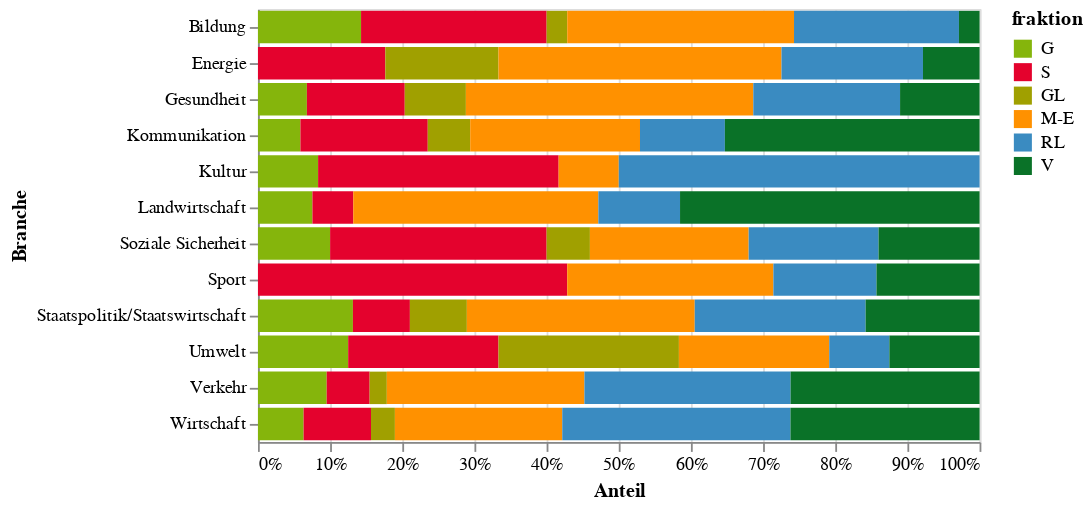

Notebook code cell kept with this figure:
### Markdown cell above
Hier sieht man wie sich die Fraktionen die bezahlten Mandate aufteilen innerhalb der Branchen.
Auffällig ist, dass die linken Parteien nur in der Umweltbranche eine Mehrheit der Lobbymandate haben (falls man die GLP zu den linken zählt). Hingegen sind sie in den Branchen Landwirtschaft, Verkehr und Wirtschaft sehr schwach vertreten.

### Code cell
source = duckdb.query('''
    select branche, fraktion, count(1) count
    from df_bezahlt
    where 1=1
    and branche in (select branche from df_bezahlt group by branche having count(1) >= 10)
    group by 1, 2
    order by branche, case fraktion when 'G' then 1 when 'S' then 2 when 'GL' then 3 when 'M-E' then 4 when 'RL' then 5 else 6 end
''').to_df()

alt.Chart(source).mark_bar().encode(
    x=alt.X('count', title='Anteil', stack='normalize', axis=alt.Axis(format='%')),
    y=alt.Y('branche', title='Branche'),
    color=alt.Color('fraktion', scale=alt.Scale(domain=['G','S','GL','M-E','RL','V'], range=['#85B50C','#E4022D','#A0A000','#FF9100','#3A8BC1','#0A7228'])),
    order=alt.Order('color_fraktion_sort_index:Q'),
)

### Figure 1 — Vega-Lite specification as saved in the notebook (floating-point values rounded to 4 significant figures)
{"config": {"view": {"continuousWidth": 400, "continuousHeight": 300}}, "data": {"name": "data-7736ea48a0acf0f18d4f660646508182"}, "mark": "bar", "encoding": {"color": {"field": "fraktion", "scale": {"domain": ["G", "S", "GL", "M-E", "RL", "V"], "range": ["#85B50C", "#E4022D", "#A0A000", "#FF9100", "#3A8BC1", "#0A7228"]}, "type": "nominal"}, "order": {"field": "color_fraktion_sort_index", "type": "quantitative"}, "x": {"axis": {"format": "%"}, "field": "count", "stack": "normalize", "title": "Anteil", "type": "quantitative"}, "y": {"field": "branche", "title": "Branche", "type": "nominal"}}, "$schema": "https://vega.github.io/schema/vega-lite/v4.17.0.json", "datasets": {"data-7736ea48a0acf0f18d4f660646508182": [{"branche": "Bildung", "fraktion": "G", "count": 5}, {"branche": "Bildung", "fraktion": "S", "count": 9}, {"branche": "Bildung", "fraktion": "GL", "count": 1}, {"branche": "Bildung", "fraktion": "M-E", "count": 11}, {"branche": "Bildung", "fraktion": "RL", "count": 8}, {"branche": "Bildung", "fraktion": "V", "count": 1}, {"branche": "Energie", "fraktion": "S", "count": 9}, {"branche": "Energie", "fraktion": "GL", "count": 8}, {"branche": "Energie", "fraktion": "M-E", "count": 20}, {"branche": "Energie", "fraktion": "RL", "count": 10}, {"branche": "Energie", "fraktion": "V", "count": 4}, {"branche": "Gesundheit", "fraktion": "G", "count": 8}, {"branche": "Gesundheit", "fraktion": "S", "count": 16}, {"branche": "Gesundheit", "fraktion": "GL", "count": 10}, {"branche": "Gesundheit", "fraktion": "M-E", "count": 47}, {"branche": "Gesundheit", "fraktion": "RL", "count": 24}, {"branche": "Gesundheit", "fraktion": "V", "count": 13}, {"branche": "Kommunikation", "fraktion": "G", "count": 1}, {"branche": "Kommunikation", "fraktion": "S", "count": 3}, {"branche": "Kommunikation", "fraktion": "GL", "count": 1}, {"branche": "Kommunikation", "fraktion": "M-E", "count": 4}, {"branche": "Kommunikation", "fraktion": "RL", "count": 2}, {"branche": "Kommunikation", "fraktion": "V", "count": 6}, {"branche": "Kultur", "fraktion": "G", "count": 1}, {"branche": "Kultur", "fraktion": "S", "count": 4}, {"branche": "Kultur", "fraktion": "M-E", "count": 1}, {"branche": "Kultur", "fraktion": "RL", "count": 6}, {"branche": "Landwirtschaft", "fraktion": "G", "count": 4}, {"branche": "Landwirtschaft", "fraktion": "S", "count": 3}, {"branche": "Landwirtschaft", "fraktion": "M-E", "count": 18}, {"branche": "Landwirtschaft", "fraktion": "RL", "count": 6}, {"branche": "Landwirtschaft", "fraktion": "V", "count": 22}, {"branche": "Soziale Sicherheit", "fraktion": "G", "count": 5}, {"branche": "Soziale Sicherheit", "fraktion": "S", "count": 15}, {"branche": "Soziale Sicherheit", "fraktion": "GL", "count": 3}, {"branche": "Soziale Sicherheit", "fraktion": "M-E", "count": 11}, {"branche": "Soziale Sicherheit", "fraktion": "RL", "count": 9}, {"branche": "Soziale Sicherheit", "fraktion": "V", "count": 7}, {"branche": "Sport", "fraktion": "S", "count": 6}, {"branche": "Sport", "fraktion": "M-E", "count": 4}, {"branche": "Sport", "fraktion": "RL", "count": 2}, {"branche": "Sport", "fraktion": "V", "count": 2}, {"branche": "Staatspolitik/Staatswirtschaft", "fraktion": "G", "count": 5}, {"branche": "Staatspolitik/Staatswirtschaft", "fraktion": "S", "count": 3}, {"branche": "Staatspolitik/Staatswirtschaft", "fraktion": "GL", "count": 3}, {"branche": "Staatspolitik/Staatswirtschaft", "fraktion": "M-E", "count": 12}, {"branche": "Staatspolitik/Staatswirtschaft", "fraktion": "RL", "count": 9}, {"branche": "Staatspolitik/Staatswirtschaft", "fraktion": "V", "count": 6}, {"branche": "Umwelt", "fraktion": "G", "count": 3}, {"branche": "Umwelt", "fraktion": "S", "count": 5}, {"branche": "Umwelt", "fraktion": "GL", "count": 6}, {"branche": "Umwelt", "fraktion": "M-E", "count": 5}, {"branche": "Umwelt", "fraktion": "RL", "count": 2}, {"branche": "Umwelt", "fraktion": "V", "count": 3}, {"branche": "Verkehr", "fraktion": "G", "count": 8}, {"branche": "Verkehr", "fraktion": "S", "count": 5}, {"branche": "Verkehr", "fraktion": "GL", "count": 2}, {"branche": "Verkehr", "fraktion": "M-E", "count": 23}, {"branche": "Verkehr", "fraktion": "RL", "count": 24}, {"branche": "Verkehr", "fraktion": "V", "count": 22}, {"branche": "Wirtschaft", "fraktion": "G", "count": 21}, {"branche": "Wirtschaft", "fraktion": "S", "count": 31}, {"branche": "Wirtschaft", "fraktion": "GL", "count": 11}, {"branche": "Wirtschaft", "fraktion": "M-E", "count": 77}, {"branche": "Wirtschaft", "fraktion": "RL", "count": 105}, {"branche": "Wirtschaft", "fraktion": "V", "count": 87}]}}
